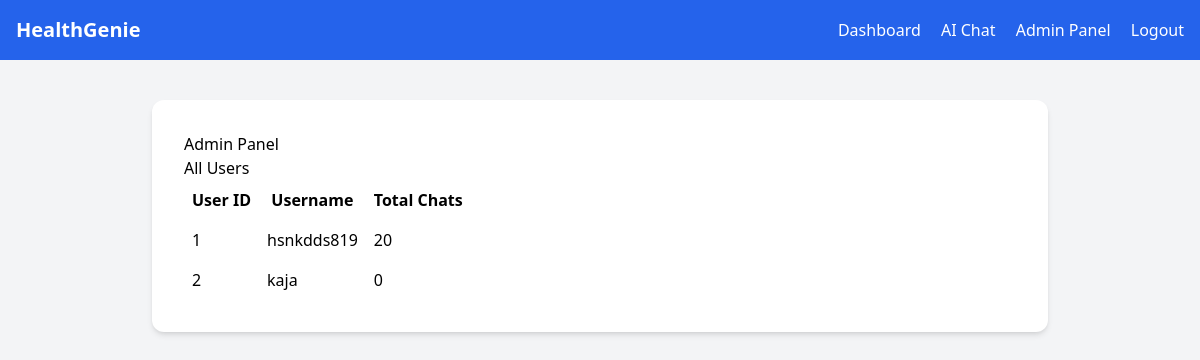
The page /admin (signed in) on the database its author committed.
### tables this page shows
CREATE TABLE users (
    id INTEGER PRIMARY KEY AUTOINCREMENT,
    username TEXT UNIQUE NOT NULL,
    password TEXT NOT NULL,
    age INTEGER,
    gender TEXT,
    is_admin INTEGER DEFAULT 0
);

### app.py (the view)
@app.route("/admin")
def admin_panel():
    if "user_id" not in session:
        return redirect(url_for("login"))
    if session.get("is_admin") != 1:
        return "Access Denied"
    conn = get_db()
    cursor = conn.cursor()
    cursor.execute("SELECT id, username FROM users")
    users = cursor.fetchall()
    user_data = []
    for user in users:
        user_id = user["id"]
        cursor.execute(
            "SELECT COUNT(*) FROM chat_messages WHERE user_id=?",
            (user_id,)
        )
        total_chats = cursor.fetchone()[0]
        user_data.append({
            "id": user_id,
            "username": user["username"],
            "total_chats": total_chats
        })
    conn.close()
    return render_template("admin.html", users=user_data)

### app.py (called while the page is built)
def get_db():
    conn = sqlite3.connect(DATABASE)
    conn.row_factory = sqlite3.Row
    return conn

### templates/admin.html
{% extends "base.html" %}
{% block content %}
<h2>Admin Panel</h2>
<h3>All Users</h3>
<table border="1" cellpadding="8">
    <tr>
        <th>User ID</th>
        <th>Username</th>
        <th>Total Chats</th>
    </tr>
    {% for user in users %}
    <tr>
        <td>{{ user.id }}</td>
        <td>{{ user.username }}</td>
        <td>{{ user.total_chats }}</td>
    </tr>
    {% endfor %}
</table>
{% endblock %}

### templates/base.html (style rules this page uses)
body { opacity: 0; transition: opacity 0.4s ease-in-out; }
body.loaded { opacity: 1; }

### rows shown on the page
users: id "1", username "hsnkdds819", total_chats "20"
users: id "2", username "kaja", total_chats "0"
